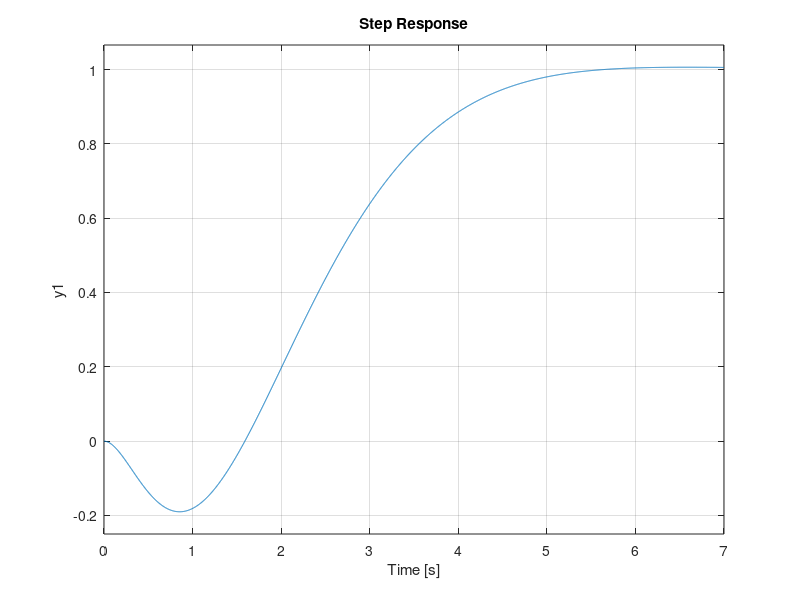
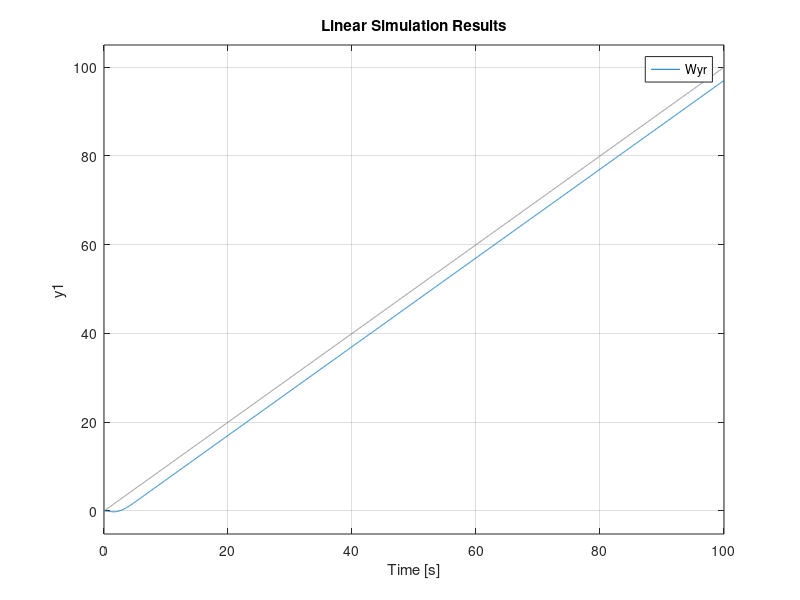
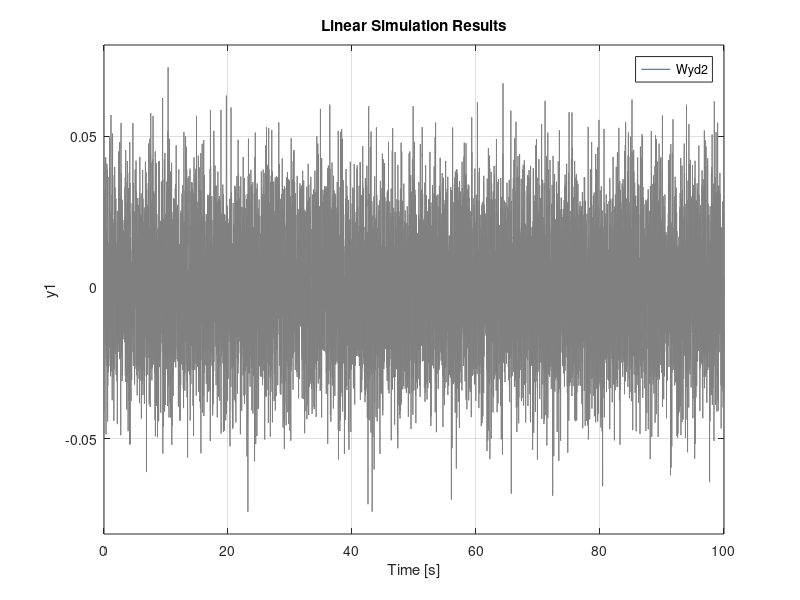

Reproduce these figures in MATLAB, in order.
% Esercitazione Controlli Automatici 2024

% Specifiche del controllore C(s):
% - Errore a regime < 10% per riferimento a rampa
% - Overshoot <= 20%
% - Tempo di assestamento t_s il più piccolo possibile
% - Design per controllare asitoticamente un disturbo
%   di misura d2 = 10 * sin(2 * pi * 50)

clc;
clearvars;
close all;

s = tf("s");
P = 10 * (s - 1) / (s^2 + 4 * s + 8);

% Design del filtro H per controllare asintoticamente il disturbo
% di misura d2 = 10 * sin(2 * pi * 50)
a = 2;
zeta = 0;
f = 50;
Wn = 2 * pi * f;
first_pole = (a * Wn) / (s + (a * Wn));
second_pole = (Wn / a) / (s + (Wn / a));
H = (s^2 + 2 * zeta * Wn * s + Wn^2) / (Wn^2) * first_pole * second_pole;

% figure;
% bode(H);
% grid on;

% Errore a regime e_ss < 0.1 * R per riferimento a rampa.
% Poichè P(s) è di tipo 0, aggiungiamo un polo nell'origine per far
% diventare la P(s) di tipo 1, che per un riferimento a rampa
% presenta un e_ss = R / K_H * K_P * K_C, valida solo se:
% p_H + p_P + p_C - q + 1 = 0,  che in questo caso è vero perchè p_H = 0, 
% p_P = 1 (perchè la P(s) ha un polo nell'origine), p_C = 0 e q = 2
% (per la rampa).
K_H = dcgain(H); % 1
K_P = dcgain(P); % -1.25

% |K_C| >= 1 / ((e_ss%) * |K_P| * |K_H|), |K_P| = 1.25, |K_H| = 1
K_C = 8;

% Inizialmente il controllore è il seguente:
h = 1;
C1 = K_C / s^h;

% controlSystemDesigner(P, C1, H);

% Dopo un'analisi a tentativi il controllore che rispetta meglio
% le specifiche richieste è il seguente:
C = -0.26753 / s^h;
L = C * P * H;

% figure;
% margin(L);
% grid on;
% 
% figure;
% rlocus(L);
% grid on;
% 
% figure;
% nyquist(L);
% grid on;

% Risposta al gradino
Wyr = minreal(P * C / (1 + L));

figure;
step(Wyr);
grid on;

% Simulazione del sistema per riferimento a rampa e
% disturbo di misura d2
Ts = 0.01;
t = 0:Ts:100;
A = 10;
f = 50;
w = 2 * pi * f;
d2 = A * sin(w * t) + 0.02 * randn(length(t), 1)';
ramp = t;

figure;
lsim(Wyr, ramp, t);
grid on;

Wyd2 = minreal(-L / (1 + L));

figure;
lsim(Wyd2, d2, t);
grid on;



















